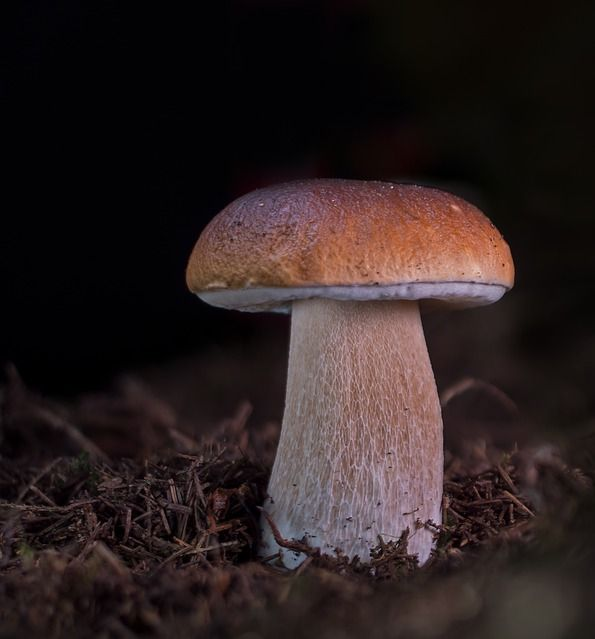
#> input picture imgs/mushroom-left.jpg, 595 x 639 px
$ python stitch.py
#> lines starting #> are read from the running program, lines starting #| are printed output that depends on the picture; after the words box and inside, x2 and y2 are one past the last pixel; in counts of white or black regions, pixels touching at a corner belong together
from skimage.feature import ORB, match_descriptors
from skimage.io import imread
from skimage.measure import ransac
from skimage.transform import ProjectiveTransform
from skimage.color import rgb2gray
from skimage.io import imsave, show
from skimage.color import gray2rgb
from skimage.exposure import rescale_intensity
from skimage.transform import warp
from skimage.transform import SimilarityTransform
import numpy as np

img0 = rgb2gray(imread('../imgs/mushroom-left.jpg'))
#> img0: shape (639, 595) float64; min 0, max 0.798, mean 0.137
img1 = rgb2gray(imread('../imgs/mushroom-right.jpg'))
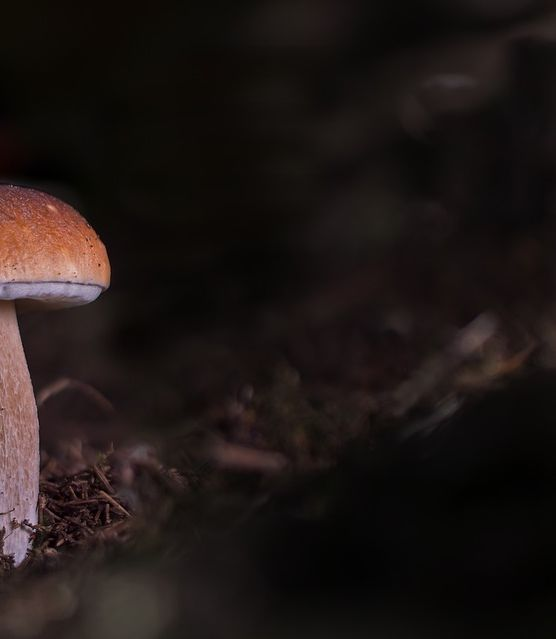
#> input picture imgs/mushroom-right.jpg, 556 x 639 px
#> img1: shape (639, 556) float64; min 0, max 0.788, mean 0.0951

orb = ORB(n_keypoints=1000, fast_threshold=0.05)
orb.detect_and_extract(img0)
key1 = orb.keypoints
dsc1 = orb.descriptors
orb.detect_and_extract(img1)
key2 = orb.keypoints
dsc2 = orb.descriptors

matches = match_descriptors(dsc1, dsc2, cross_check=True)
src = key2[matches[:, 1]][:, ::-1]
dst = key1[matches[:, 0]][:, ::-1]
transform_model, inliers = ransac((src, dst), ProjectiveTransform, min_samples=4, residual_threshold=2)
r, c = img1.shape[:2]
#> r = 639; c = 556
corners = np.array([[0,0], [0,r], [c,0], [c,r]])
#> corners = [[0, 0], [0, 639], [556, 0], [556, 639]]
warped_corners = transform_model(corners)
all_corners = np.vstack((warped_corners, corners))
corner_min = np.min(all_corners, axis=0)
#> corner_min = [0, -2.72]
corner_max = np.max(all_corners, axis=0)
#> corner_max = [949.1, 639.3]

output_shape = (corner_max-corner_min)
#> output_shape = [949.1, 642]
output_shape = np.ceil(output_shape[::1])
offset = SimilarityTransform(translation = -corner_min)
img0_warp = warp(img0, offset.inverse, output_shape=output_shape, cval=-1)
img1_warp = warp(img1, (transform_model + offset).inverse, output_shape=output_shape, cval=-1)

img0_mask = (img0_warp != -1)
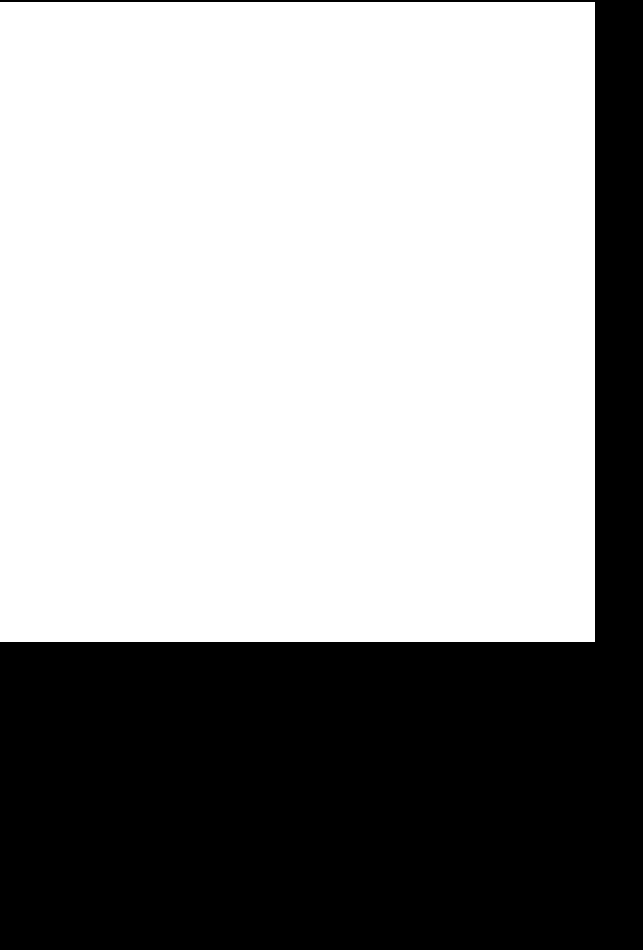
#> img0_mask: shape (950, 643) bool; 62.3% white; 1 black region, box (x1, y1, x2, y2) and area: (0, 0, 643, 950) 230050
img0_warp[~img0_mask] = 0
img0_alpha = np.dstack((gray2rgb(img0_warp), img0_mask))
img1_mask = (img1_warp != -1)
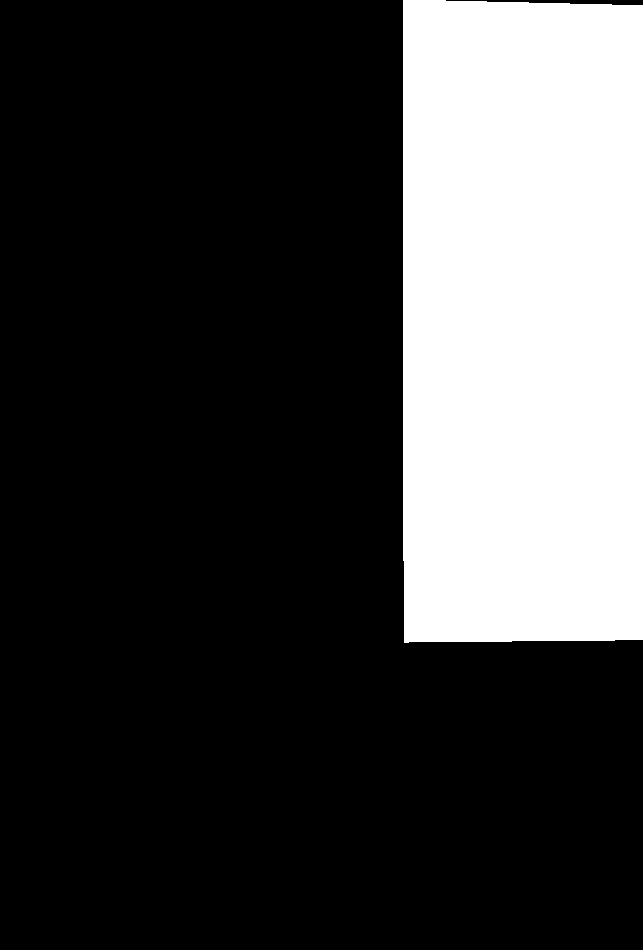
#> img1_mask: shape (950, 643) bool; 25.1% white; 1 white region, box (x1, y1, x2, y2) and area: (403, 0, 643, 643) 153274
img1_warp[~img1_mask] = 0
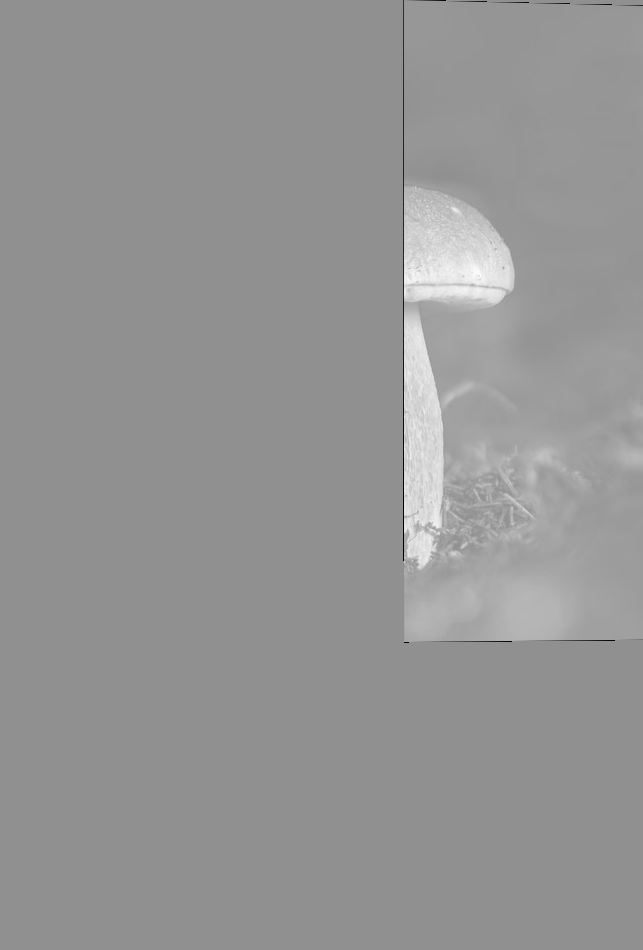
#> img1_warp: shape (950, 643) float64; min -1, max 0.766, mean 0.0324; drawn with min black and max white
img1_alpha = np.dstack((gray2rgb(img1_warp), img1_mask))
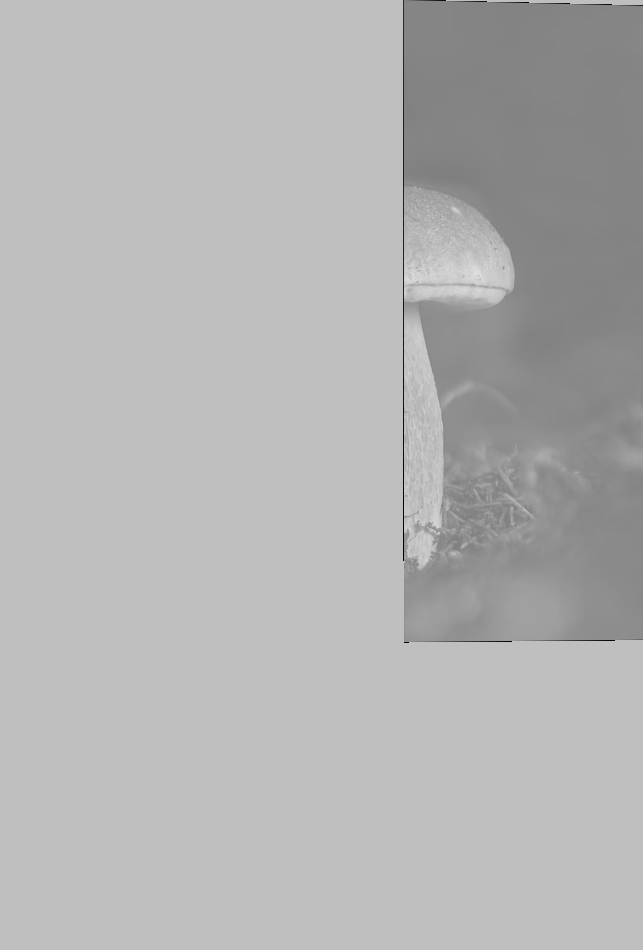
#> img1_alpha: shape (950, 643, 4) float64; mean R, G, B, A 0.0324, 0.0324, 0.0324, 0.251; transparent parts drawn white

merged = (img0_alpha + img1_alpha)
alpha = merged[..., 3]
merged /= np.maximum(alpha, 1)[..., np.newaxis]
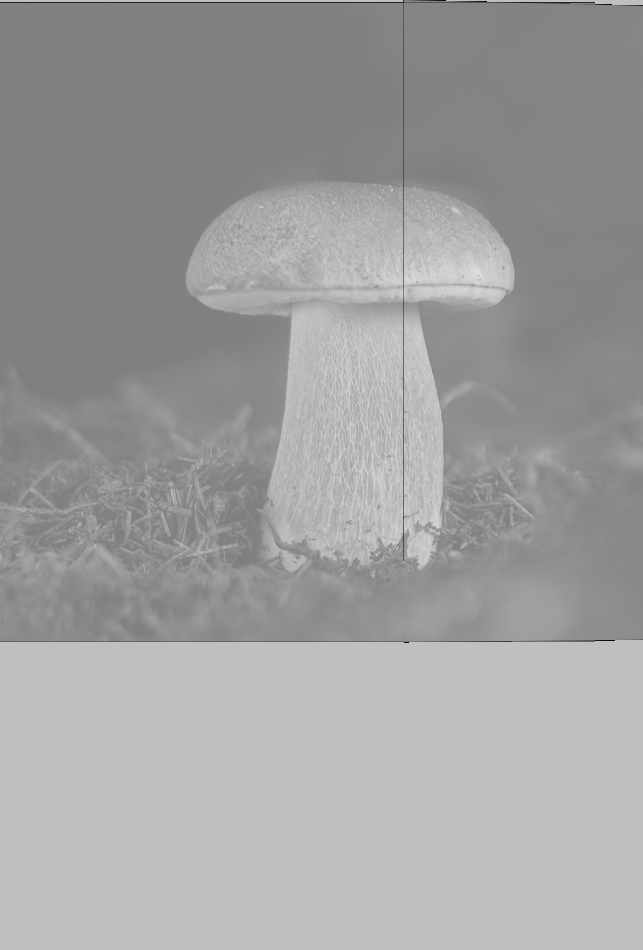
#> merged: shape (950, 643, 4) float64; mean R, G, B, A 0.0871, 0.0871, 0.0871, 0.674; transparent parts drawn white
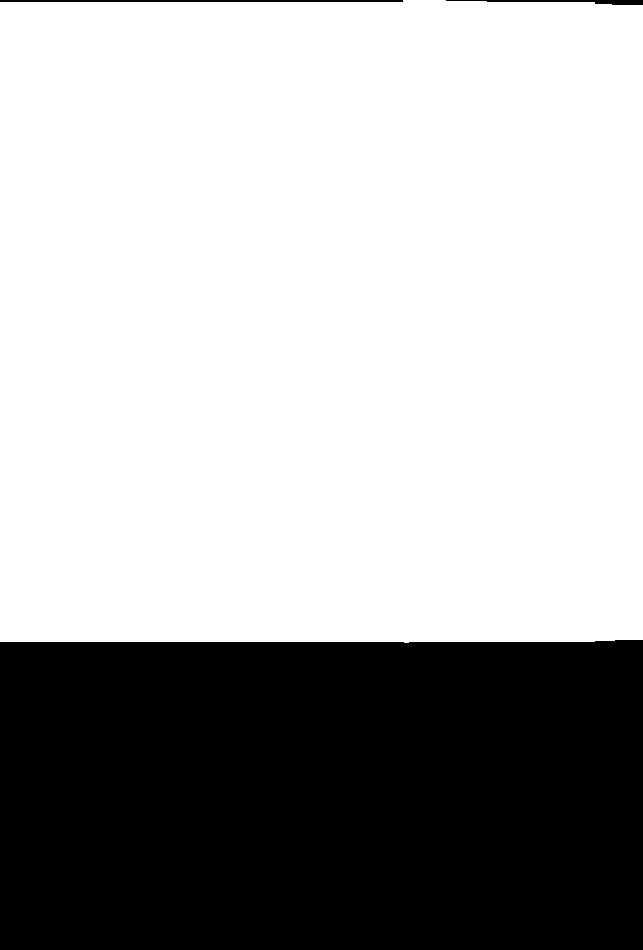
#> alpha: shape (950, 643) float64; values 0 (black) and 1 (white), 67.4% white; 3 black regions, box (x1, y1, x2, y2) and area: (0, 640, 643, 950) 198115, (0, 0, 403, 2) 806, (446, 0, 643, 5) 480
#> (the run stopped early here; a loop or call above may not have finished)
